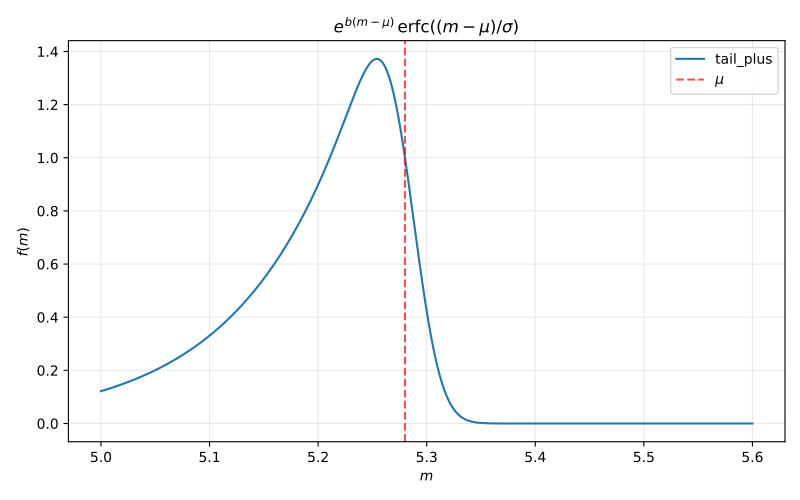

The Python source for this figure:
import numpy as np
import matplotlib.pyplot as plt
from scipy.special import erfc


# ------------------------------------------------------------
# Parameters
# ------------------------------------------------------------
mean_sig_p = 5.28   # mu
sigma_sig_p = 0.03  # sigma
b_t_p = 10.0       # exponential slope


# ------------------------------------------------------------
# Function corresponding to the RooGenericPdf
# ------------------------------------------------------------
def tail_plus(m, b, mean, sigma):
    return np.exp(b * (m - mean)) * erfc((m - mean) / sigma)


# ------------------------------------------------------------
# x range
# ------------------------------------------------------------
m = np.linspace(5.0, 5.6, 1000)


# ------------------------------------------------------------
# Evaluate function
# ------------------------------------------------------------
y = tail_plus(
    m,
    b_t_p,
    mean_sig_p,
    sigma_sig_p
)


# ------------------------------------------------------------
# Plot
# ------------------------------------------------------------
plt.figure(figsize=(8, 5))

plt.plot(m, y, label="tail_plus")

plt.axvline(
    mean_sig_p,
    color="red",
    linestyle="--",
    alpha=0.7,
    label=r"$\mu$"
)

plt.xlabel(r"$m$")
plt.ylabel(r"$f(m)$")
plt.title(r"$e^{b(m-\mu)}\,\mathrm{erfc}\left((m-\mu)/\sigma\right)$")

plt.grid(alpha=0.3)
plt.legend()
plt.tight_layout()
plt.savefig("/eos/user/a/ahulsber/scripts/scripts/plotexpo.pdf")
